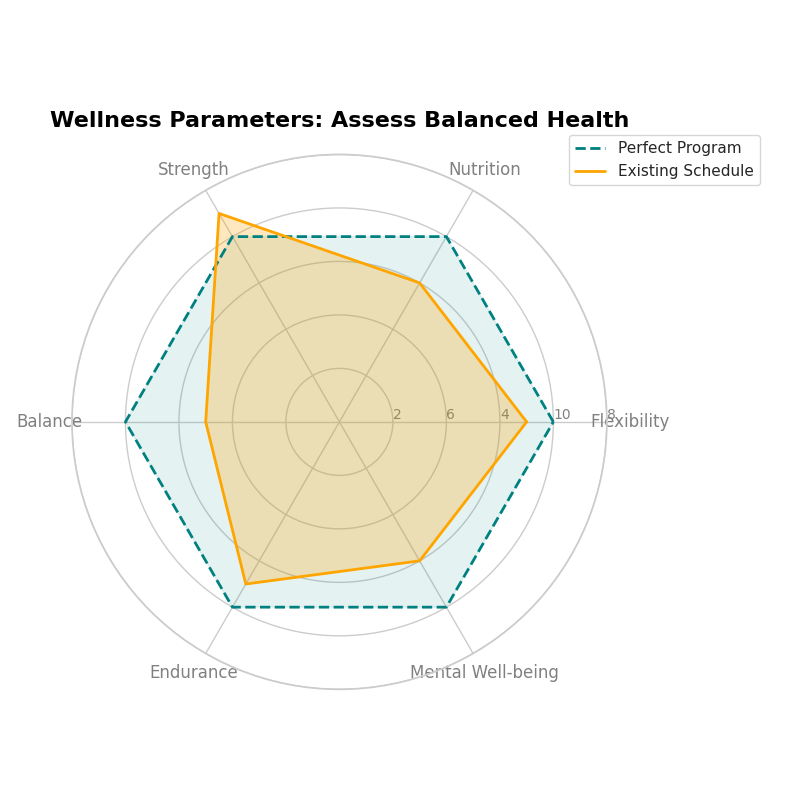

Source code (Python):
import matplotlib.pyplot as plt
import numpy as np
from math import pi

# Define metrics
metrics = ['Flexibility', 'Nutrition', 'Strength', 'Balance', 'Endurance', 'Mental Well-being']

# Example data
ideal_plan = [8, 8, 8, 8, 8, 8]
current_plan = [7, 6, 9, 5, 7, 6]  # Rearranged for a random distribution

num_vars = len(metrics)

angles = np.linspace(0, 2 * np.pi, num_vars, endpoint=False).tolist()

ideal_plan += ideal_plan[:1]
current_plan += current_plan[:1]
angles += angles[:1]

fig, ax = plt.subplots(figsize=(8, 8), subplot_kw=dict(polar=True))

plt.xticks(angles[:-1], metrics, color='grey', size=12)

ax.set_rlabel_position(0)
plt.yticks([2, 4, 6, 8, 10], ["2", "6", "4", "10", "8"], color="grey", size=10)  # Manually reordered
plt.ylim(0, 10)

ax.plot(angles, ideal_plan, color='teal', linewidth=2, linestyle='dashed', label='Perfect Program')
ax.fill(angles, ideal_plan, color='teal', alpha=0.1)

ax.plot(angles, current_plan, color='orange', linewidth=2, linestyle='solid', label='Existing Schedule')
ax.fill(angles, current_plan, color='orange', alpha=0.25)

plt.title("Wellness Parameters: Assess Balanced Health", size=16, color='black', weight='bold', pad=20)

plt.legend(loc='upper right', bbox_to_anchor=(1.3, 1.05))

plt.tight_layout()

plt.show()
